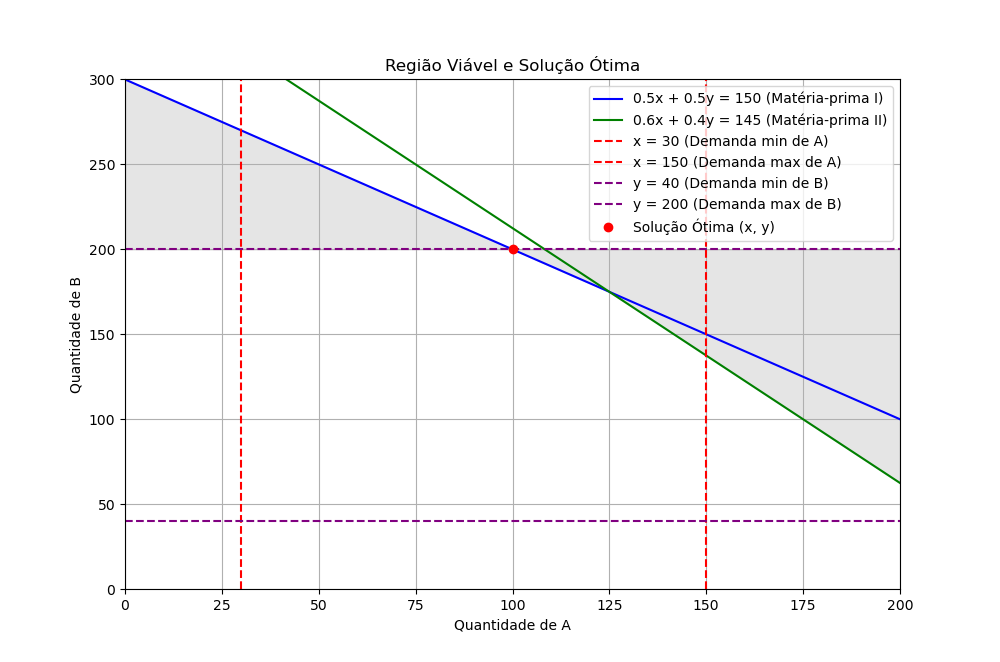

This chart was generated by the following Python code:
# Importando as bibliotecas necessárias
from mip import Model, maximize, CONTINUOUS, MAXIMIZE
import matplotlib.pyplot as plt
import numpy as np

# Criando o modelo
model = Model(sense=MAXIMIZE)

# Definindo as variáveis de decisão
x = model.add_var(var_type=CONTINUOUS)  # Produto A
y = model.add_var(var_type=CONTINUOUS)  # Produto B

# Definindo a função objetivo (maximizar lucro total)
model.objective = maximize(8 * x + 10 * y)

# Adicionando as restrições de matérias-primas
model += 0.5 * x + 0.5 * y <= 150  # Matéria-prima I
model += 0.6 * x + 0.4 * y <= 145  # Matéria-prima II

# Adicionando as restrições de demanda
model += x >= 30
model += x <= 150
model += y >= 40
model += y <= 200

# Resolvendo o modelo
model.optimize()

# Extraindo os valores das variáveis
x_opt = x.x
y_opt = y.x
lucro_maximo = model.objective_value

print(f"Quantidade ótima de A: {x_opt}")
print(f"Quantidade ótima de B: {y_opt}")
print(f"Lucro máximo: ${lucro_maximo}")


# Funções das restrições
def restricao_materia_prima1(x):
    return (150 - 0.5 * x) / 0.5

def restricao_materia_prima2(x):
    return (145 - 0.6 * x) / 0.4

# Intervalo de valores para o eixo x (Produto A)
x_vals = np.linspace(0, 200, 400)
y_vals1 = restricao_materia_prima1(x_vals)
y_vals2 = restricao_materia_prima2(x_vals)

# Plotando as restrições
plt.figure(figsize=(10, 8))
plt.plot(x_vals, y_vals1, label="0.5x + 0.5y = 150 (Matéria-prima I)", color="blue")
plt.plot(x_vals, y_vals2, label="0.6x + 0.4y = 145 (Matéria-prima II)", color="green")

# Limitações de demanda
plt.axvline(x=30, label="x = 30 (Demanda min de A)", color="red", linestyle="--")
plt.axvline(x=150, label="x = 150 (Demanda max de A)", color="red", linestyle="--")
plt.axhline(y=40, label="y = 40 (Demanda min de B)", color="purple", linestyle="--")
plt.axhline(y=200, label="y = 200 (Demanda max de B)", color="purple", linestyle="--")

# Região viável (restrições)
plt.fill_between(x_vals, np.minimum(y_vals1, y_vals2), 200, where=(y_vals1 >= 0) & (y_vals2 >= 0), color='gray', alpha=0.2)

# Ponto ótimo
plt.plot(x_opt, y_opt, 'ro', label="Solução Ótima (x, y)")

# Configurações do gráfico
plt.xlim(0, 200)
plt.ylim(0, 300)
plt.xlabel("Quantidade de A")
plt.ylabel("Quantidade de B")
plt.title("Região Viável e Solução Ótima")
plt.legend()
plt.grid(True)
plt.show()
